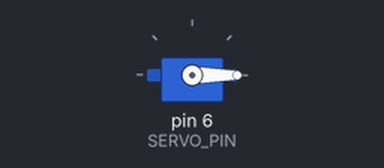
A sketch run on a simulated Arduino Uno, built with avr-gcc and run on an emulated ATmega328P. Shown: servo. What the sketch prints to the serial monitor is not drawn.

Above: at 0.1 s.
At 2.1 s:
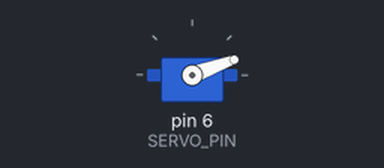
At 4.1 s:
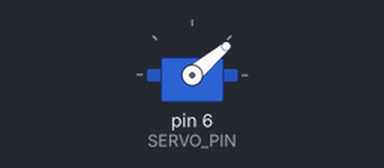
Timing chart, 0 to 5.6 s (numbered marks = the images above):
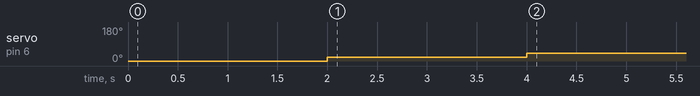

Measured:
- by itself, servo on pin 6 (SERVO_PIN): 0° → 20° at 2.0 s, → 40° 2.0 s later

The sketch:

main.ino
```cpp
#include <Servo.h>
#include <math.h>

#define BAUD_RATE 9600

#define PI 3.1415926

#define SERVO_PIN 6
#define SERVO_TORQUE 25 //N-cm
#define FULL_SERVO_REV 180

#define SIM_THROTTLE_MAX_FORCE 36 //N
#define SIM_FULL_SERVO_SWING 1 //cm

#define SIM_VEHICLE_MAX_REVS 4000 // RPM
#define SIM_VEHICLE_WHEEL_DIAM 60 //cm

#define RAD(x) ((x) * PI / 180.0f)

enum Gear {
  FIRST_GEAR = 10,
  SECOND_GEAR = 5,
  THIRD_GEAR = 2,
  FOURTH_GEAR = 1
};

Servo servo;

int angle = 0;
float sim_vehicle_speed = 0.0f;

// In this setup, the acceleration is immedeate - once the throttle is pressed with a certain force,
// the engine immedeately revolves with the appropriate RPM, and the transmission immedeately revolves
// with the proportionally corect RPM.
float accelerate(float rpm, float gear_ratio) {
  float transmission_rpm = rpm / gear_ratio;
  float vehicle_speed = transmission_rpm * SIM_VEHICLE_WHEEL_DIAM * PI; //cm / min

  return vehicle_speed * (6.0f / 10000.0f);
}

float press_throttle(float force) {
  return (float)SIM_VEHICLE_MAX_REVS * force / (float)SIM_THROTTLE_MAX_FORCE;
}

float get_servo_swing() {
  return sin(RAD(angle)) * SIM_FULL_SERVO_SWING;
}

float get_servo_actual_torque(float swing) {
  return SERVO_TORQUE / swing;
}

void rotate_servo(int ang) {
  angle += ang;
  servo.write(angle);
}

void setup() {
  pinMode(SERVO_PIN, OUTPUT);

  Serial.begin(BAUD_RATE);

  float curr_speed = accelerate(press_throttle(10.0f), SECOND_GEAR);
  Serial.println(curr_speed);

  servo.attach(SERVO_PIN);
  servo.write(0);

  delay(2000);
  rotate_servo(20);
  delay(2000);
  rotate_servo(20);
}

void loop() {
}
```
